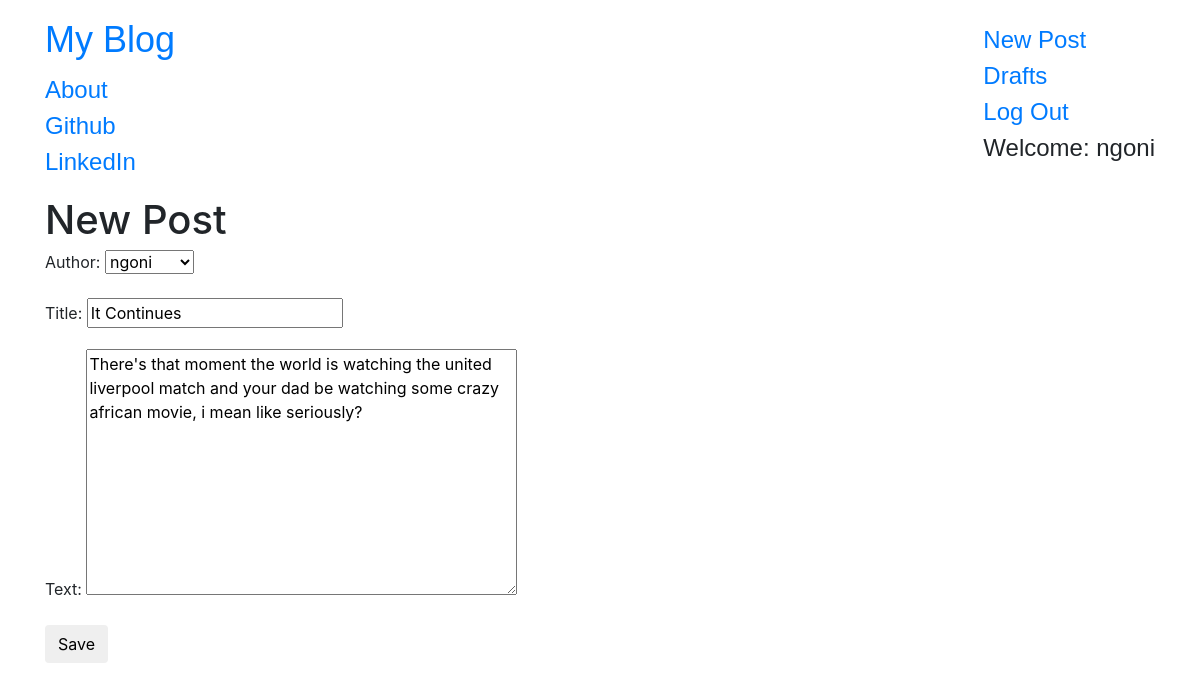
Page /post/6/edit/ (signed in) on the committed database.
### blog/models.py (models this page shows, shortened)
class Post(models.Model):
    author = models.ForeignKey("auth.User", on_delete=models.CASCADE)
    title = models.CharField(max_length = 200)
    text = models.TextField()
    created_date = models.DateTimeField(default = timezone.now)
    published_date = models.DateTimeField(blank = True, null = True)

### blog/views.py (the view)
# urls.py: url(r"^post/(?P<pk>\d+)/edit/$", views.PostUpdateView.as_view(), name="post_edit"),
class PostUpdateView(LoginRequiredMixin, UpdateView):
    login_url = '/login/'
    redirect_field_name = 'blog/post_detail.html'
    form_class = PostForm
    model =Post

### blog/forms.py
class PostForm(forms.ModelForm):
    class Meta():
        model = Post
        fields = ('author', 'title', 'text')
    widgets = {
        'title': forms.TextInput(attrs={'class': 'textinputclass'}),
        'text': forms.Textarea(attrs={'class': 'editable medium-editor-textarea postcontent'}),
    }

### blog/templates/blog/post_form.html (shortened to what this page needs)
{% extends "blog/base.html" %}
{% block content %}
    <h1>New Post</h1>
    <form class="post-form" method ="POST">
        {{form.as_p}}
        <button type="submit" class = "save btn btn-default" name="button">Save</button>
    </form>
{% endblock content %}

### blog/templates/blog/base.html (shortened to what this page needs)
<!DOCTYPE html>
{% load staticfiles %}
<html>
<head>
        <link rel="stylesheet" href="{% static 'css/bootstrap.min.css' %}">
        <link rel="stylesheet" href="{% static 'css/bootstrap.css' %}">
        <link rel="stylesheet" href="{% static 'css/medium-editor.css' %}">
        <link rel="stylesheet" href="{% static 'css/themes/default.css' %}">
    <link rel="stylesheet" href="{% static 'css/blog.css' %}">
</head>
<body>
    <nav class="navbar navbar-default techfont custom-navbar" >
        <div class="container">
            <ul class="nav navbar-nav">
                <li> <a  class="navbar-brand bigbrand" href="{% url 'post_list' %}">My Blog</a> </li>
                <li> <a href="{% url 'about' %}">About</a> </li>
                <li> <a href="https://www.github.com">Github</a> </li>
                <li> <a href="https://www.linkedin.com">LinkedIn</a> </li>
            </ul>
            <ul class="nav navbar-nav navbar-right" >
                {% if user.is_authenticated %}
                    <li>
                        <a href="{% url 'post_new' %}">New Post</a>
                    </li>
                    <li>
                        <a href="{% url 'post_draft_list' %}">Drafts</a>
                    </li>
                    <li>
                        <a href="{% url 'logout' %}">Log Out</a>
                    </li>
                    <li>
                        <a>Welcome: {{user.username}}</a>
                    </li>
                {% else %}
                    <li> <a class="nav navbar-right" href="{% url 'login' %}">login</span></a> </li>
                {% endif %}
            </ul>
        </div>
    </nav>
    <div class="content container">
        <div class="row" >
            <div class="col-md-8">
                <div class="blog_posts">
                    {% block content %}
                    {% endblock %}
                </div>
            </div>
        </div>
    </div>
</body>
</html>

### blog/static/css/blog.css (style rules this page uses)
.techfont { font-family: 'Russo One', sans-serif; font-size: 1.5em; margin-bottom: 10px; }
.bigbrand { font-size: 1.5em; }

### rows in the picture
Post: author "ngoni", title "It Continues", text "There's that moment the world is watching the united liverpool match and your dad be watching some crazy african movie, i mean like seriously?"

### other values in the picture
{{ user.username }} "ngoni"
